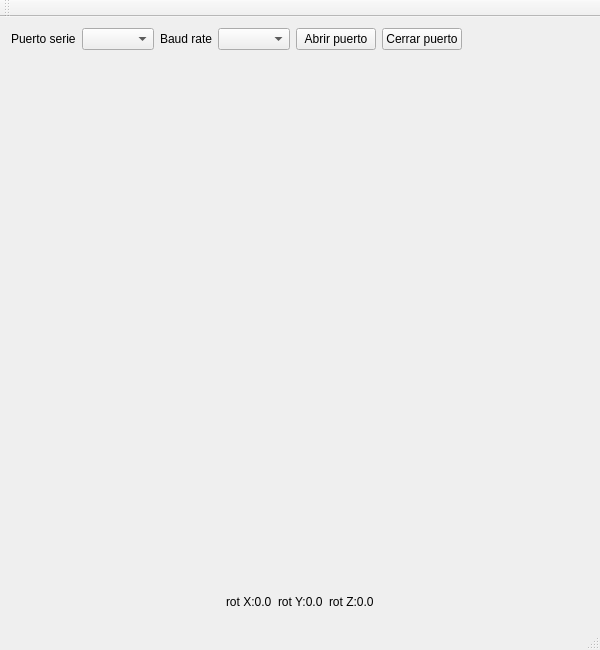
<?xml version="1.0" encoding="UTF-8"?>
<ui version="4.0">
 <class>MainWindow</class>
 <widget class="QMainWindow" name="MainWindow">
  <property name="geometry">
   <rect>
    <x>0</x>
    <y>0</y>
    <width>600</width>
    <height>650</height>
   </rect>
  </property>
  <property name="windowTitle">
   <string>MPU6050-VIEW</string>
  </property>
  <widget class="QWidget" name="centralWidget">
   <layout class="QGridLayout" name="gridLayout">
    <item row="0" column="0">
     <layout class="QHBoxLayout" name="horizontalLayout_2">
      <item>
       <widget class="QLabel" name="label">
        <property name="text">
         <string>Puerto serie</string>
        </property>
       </widget>
      </item>
      <item>
       <widget class="QComboBox" name="puertosBox"/>
      </item>
      <item>
       <widget class="QLabel" name="label_2">
        <property name="text">
         <string>Baud rate</string>
        </property>
       </widget>
      </item>
      <item>
       <widget class="QComboBox" name="baudRate"/>
      </item>
      <item>
       <widget class="QPushButton" name="openPort">
        <property name="toolTip">
         <string>&lt;html&gt;&lt;head/&gt;&lt;body&gt;&lt;p&gt;Abrir puerto serie seleccionado&lt;/p&gt;&lt;/body&gt;&lt;/html&gt;</string>
        </property>
        <property name="text">
         <string>Abrir puerto</string>
        </property>
       </widget>
      </item>
      <item>
       <widget class="QPushButton" name="closePort">
        <property name="text">
         <string>Cerrar puerto</string>
        </property>
       </widget>
      </item>
      <item>
       <spacer name="horizontalSpacer">
        <property name="orientation">
         <enum>Qt::Horizontal</enum>
        </property>
        <property name="sizeHint" stdset="0">
         <size>
          <width>40</width>
          <height>20</height>
         </size>
        </property>
       </spacer>
      </item>
     </layout>
    </item>
    <item row="1" column="0">
     <widget class="GLWidget" name="openglWidget" native="true">
      <property name="minimumSize">
       <size>
        <width>400</width>
        <height>400</height>
       </size>
      </property>
     </widget>
    </item>
    <item row="2" column="0">
     <layout class="QHBoxLayout" name="horizontalLayout">
      <item>
       <spacer name="horizontalSpacer_2">
        <property name="orientation">
         <enum>Qt::Horizontal</enum>
        </property>
        <property name="sizeHint" stdset="0">
         <size>
          <width>40</width>
          <height>20</height>
         </size>
        </property>
       </spacer>
      </item>
      <item>
       <widget class="QLabel" name="posX">
        <property name="maximumSize">
         <size>
          <width>70</width>
          <height>30</height>
         </size>
        </property>
        <property name="text">
         <string>rot X:0.0</string>
        </property>
       </widget>
      </item>
      <item>
       <widget class="QLabel" name="posY">
        <property name="maximumSize">
         <size>
          <width>70</width>
          <height>30</height>
         </size>
        </property>
        <property name="text">
         <string>rot Y:0.0</string>
        </property>
       </widget>
      </item>
      <item>
       <widget class="QLabel" name="posZ">
        <property name="maximumSize">
         <size>
          <width>70</width>
          <height>30</height>
         </size>
        </property>
        <property name="text">
         <string>rot Z:0.0</string>
        </property>
       </widget>
      </item>
      <item>
       <spacer name="horizontalSpacer_3">
        <property name="orientation">
         <enum>Qt::Horizontal</enum>
        </property>
        <property name="sizeHint" stdset="0">
         <size>
          <width>40</width>
          <height>20</height>
         </size>
        </property>
       </spacer>
      </item>
     </layout>
    </item>
   </layout>
  </widget>
  <widget class="QMenuBar" name="menuBar">
   <property name="geometry">
    <rect>
     <x>0</x>
     <y>0</y>
     <width>600</width>
     <height>19</height>
    </rect>
   </property>
  </widget>
  <widget class="QToolBar" name="mainToolBar">
   <attribute name="toolBarArea">
    <enum>TopToolBarArea</enum>
   </attribute>
   <attribute name="toolBarBreak">
    <bool>false</bool>
   </attribute>
  </widget>
  <widget class="QStatusBar" name="statusBar"/>
 </widget>
 <layoutdefault spacing="6" margin="11"/>
 <customwidgets>
  <customwidget>
   <class>GLWidget</class>
   <extends>QWidget</extends>
   <header>glwidget.h</header>
   <container>1</container>
  </customwidget>
 </customwidgets>
 <resources/>
 <connections/>
</ui>
